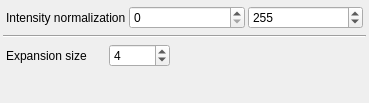
<?xml version="1.0" encoding="UTF-8"?>
<ui version="4.0">
 <class>Form</class>
 <widget class="QWidget" name="Form">
  <property name="geometry">
   <rect>
    <x>0</x>
    <y>0</y>
    <width>369</width>
    <height>103</height>
   </rect>
  </property>
  <property name="windowTitle">
   <string>Form</string>
  </property>
  <layout class="QGridLayout" name="gridLayout">
   <property name="margin">
    <number>3</number>
   </property>
   <property name="spacing">
    <number>3</number>
   </property>
   <item row="4" column="0">
    <spacer name="verticalSpacer">
     <property name="orientation">
      <enum>Qt::Vertical</enum>
     </property>
     <property name="sizeHint" stdset="0">
      <size>
       <width>20</width>
       <height>40</height>
      </size>
     </property>
    </spacer>
   </item>
   <item row="3" column="0">
    <layout class="QGridLayout" name="sizeBox">
     <property name="margin">
      <number>3</number>
     </property>
     <item row="0" column="0">
      <widget class="QLabel" name="sizeLabel">
       <property name="sizePolicy">
        <sizepolicy hsizetype="Fixed" vsizetype="Preferred">
         <horstretch>0</horstretch>
         <verstretch>0</verstretch>
        </sizepolicy>
       </property>
       <property name="minimumSize">
        <size>
         <width>100</width>
         <height>0</height>
        </size>
       </property>
       <property name="maximumSize">
        <size>
         <width>250</width>
         <height>16777215</height>
        </size>
       </property>
       <property name="baseSize">
        <size>
         <width>392</width>
         <height>0</height>
        </size>
       </property>
       <property name="text">
        <string>Expansion size</string>
       </property>
      </widget>
     </item>
     <item row="0" column="1">
      <widget class="QSpinBox" name="expansionSize">
       <property name="maximum">
        <number>10000</number>
       </property>
       <property name="value">
        <number>4</number>
       </property>
      </widget>
     </item>
     <item row="0" column="2">
      <spacer name="horizontalSpacer">
       <property name="orientation">
        <enum>Qt::Horizontal</enum>
       </property>
       <property name="sizeHint" stdset="0">
        <size>
         <width>40</width>
         <height>20</height>
        </size>
       </property>
      </spacer>
     </item>
    </layout>
   </item>
   <item row="1" column="0">
    <layout class="QGridLayout" name="normBox">
     <property name="margin">
      <number>3</number>
     </property>
     <item row="1" column="1">
      <widget class="QSpinBox" name="normMin">
       <property name="maximum">
        <number>999999999</number>
       </property>
      </widget>
     </item>
     <item row="1" column="2">
      <widget class="QSpinBox" name="normMax">
       <property name="maximum">
        <number>999999999</number>
       </property>
       <property name="value">
        <number>255</number>
       </property>
      </widget>
     </item>
     <item row="1" column="0">
      <widget class="QLabel" name="normLabel">
       <property name="sizePolicy">
        <sizepolicy hsizetype="Fixed" vsizetype="Preferred">
         <horstretch>0</horstretch>
         <verstretch>0</verstretch>
        </sizepolicy>
       </property>
       <property name="minimumSize">
        <size>
         <width>100</width>
         <height>0</height>
        </size>
       </property>
       <property name="maximumSize">
        <size>
         <width>16777215</width>
         <height>16777215</height>
        </size>
       </property>
       <property name="text">
        <string>Intensity normalization</string>
       </property>
      </widget>
     </item>
    </layout>
   </item>
   <item row="2" column="0">
    <widget class="Line" name="line">
     <property name="orientation">
      <enum>Qt::Horizontal</enum>
     </property>
    </widget>
   </item>
  </layout>
 </widget>
 <resources/>
 <connections/>
</ui>
